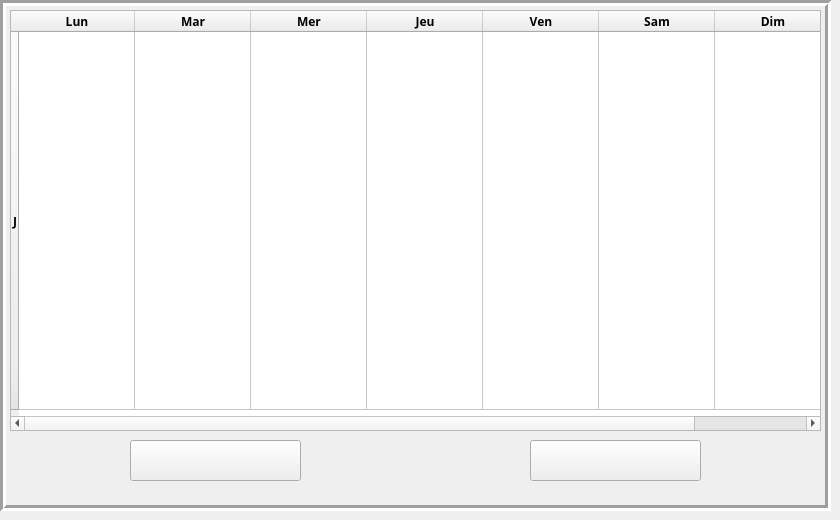
     <widget class="QWidget" name="page_11">
      <widget class="QFrame" name="frame_5">
       <property name="geometry">
        <rect>
         <x>0</x>
         <y>0</y>
         <width>831</width>
         <height>511</height>
        </rect>
       </property>
       <property name="frameShape">
        <enum>QFrame::Box</enum>
       </property>
       <property name="frameShadow">
        <enum>QFrame::Sunken</enum>
       </property>
       <property name="lineWidth">
        <number>3</number>
       </property>
       <property name="midLineWidth">
        <number>0</number>
       </property>
       <widget class="QTableWidget" name="table_week">
        <property name="geometry">
         <rect>
          <x>10</x>
          <y>10</y>
          <width>811</width>
          <height>421</height>
         </rect>
        </property>
        <property name="font">
         <font>
          <family>SamsungOneUILatin 700C</family>
          <bold>true</bold>
         </font>
        </property>
        <property name="styleSheet">
         <string notr="true">selection-background-color: rgb(213, 210, 255);</string>
        </property>
        <attribute name="horizontalHeaderVisible">
         <bool>true</bool>
        </attribute>
        <attribute name="horizontalHeaderDefaultSectionSize">
         <number>116</number>
        </attribute>
        <attribute name="horizontalHeaderHighlightSections">
         <bool>true</bool>
        </attribute>
        <attribute name="verticalHeaderDefaultSectionSize">
         <number>378</number>
        </attribute>
        <row>
         <property name="text">
          <string>J</string>
         </property>
        </row>
        <column>
         <property name="text">
          <string>Lun</string>
         </property>
        </column>
        <column>
         <property name="text">
          <string>Mar</string>
         </property>
        </column>
        <column>
         <property name="text">
          <string>Mer</string>
         </property>
        </column>
        <column>
         <property name="text">
          <string>Jeu</string>
         </property>
        </column>
        <column>
         <property name="text">
          <string>Ven</string>
         </property>
        </column>
        <column>
         <property name="text">
          <string>Sam</string>
         </property>
        </column>
        <column>
         <property name="text">
          <string>Dim</string>
         </property>
        </column>
       </widget>
       <widget class="QPushButton" name="next_week">
        <property name="geometry">
         <rect>
          <x>530</x>
          <y>440</y>
          <width>171</width>
          <height>41</height>
         </rect>
        </property>
        <property name="text">
         <string/>
        </property>
        <property name="icon">
         <iconset>
          <normaloff>../../../Downloads/arrow-removebg-preview.png</normaloff>../../../Downloads/arrow-removebg-preview.png</iconset>
        </property>
        <property name="iconSize">
         <size>
          <width>171</width>
          <height>37</height>
         </size>
        </property>
       </widget>
       <widget class="QPushButton" name="prev_week">
        <property name="geometry">
         <rect>
          <x>130</x>
          <y>440</y>
          <width>171</width>
          <height>41</height>
         </rect>
        </property>
        <property name="text">
         <string/>
        </property>
        <property name="icon">
         <iconset>
          <normaloff>../../../Downloads/arrow_left-removebg-preview.png</normaloff>../../../Downloads/arrow_left-removebg-preview.png</iconset>
        </property>
        <property name="iconSize">
         <size>
          <width>171</width>
          <height>37</height>
         </size>
        </property>
       </widget>
      </widget>
     </widget>
